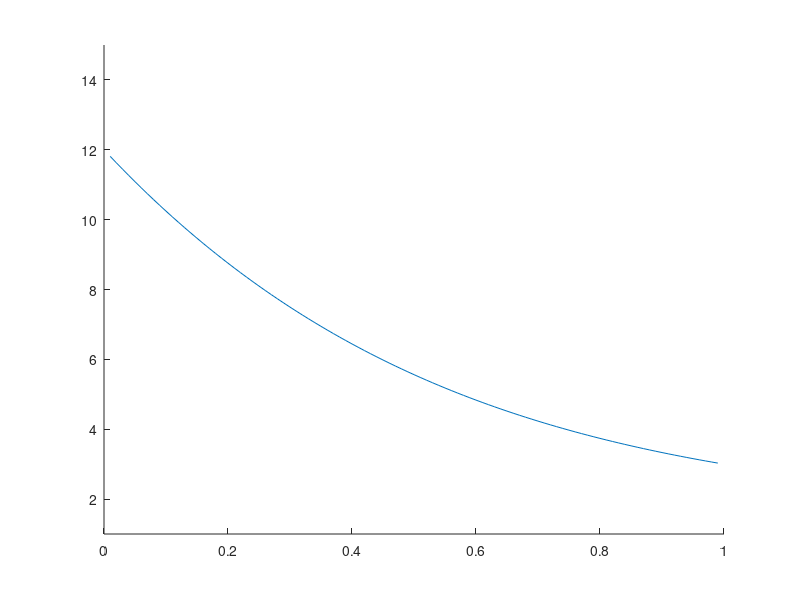

Source code (MATLAB):
clc
% clear
% addpath(genpath('C:\Google Drive\Prelim-Defense\defense_tom\simulation'));

zTcm = 1;
wTcp = 1;

sigma = zTcm/wTcp;

%save the times as the ratio of ztcm and wtcp
times= [];

B = [1
    0
    0
    0
    0];

%min ratio
%max ratio
minr = 0.01;
maxr = 0.99;

for sigma = minr:0.01:maxr
    
    tsigma = sigma - 1;
    
    A= [3 3 3 2 1
        tsigma  1 0 0 0
        tsigma sigma 1 0 0
        tsigma sigma sigma 1 0
        tsigma sigma sigma sigma 1];
    
    X = A\B;
    
    times = [times;1/X(1)];
end

X = minr:0.01:maxr;
Y = times';
hold on
plot(X,Y);

ylim([1,15]);